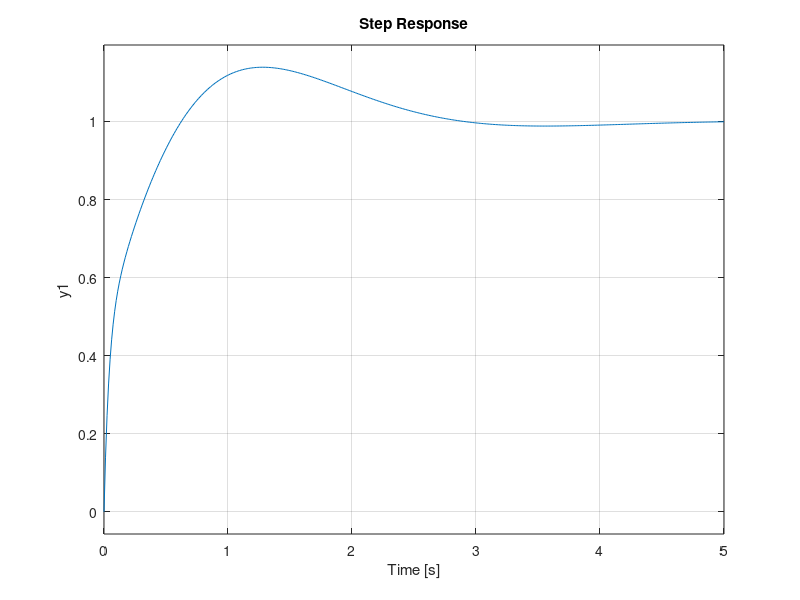

Recreate this plot in MATLAB.
clear all;

close all;

s = tf('s');

sys = 26.1628/(s^2+14.6211*s);
kp = 2.231;
ki = 2.9996;
kd = 0.5;

controller = kp + ki/s + kd * s; 
step(feedback(sys*controller,1),5);